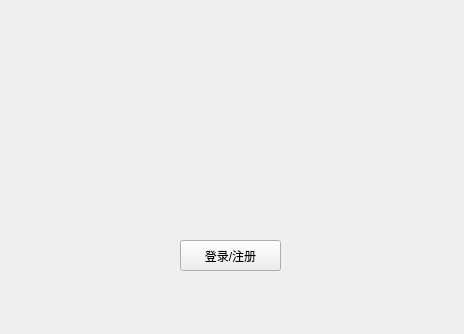
<?xml version="1.0" encoding="UTF-8"?>
<ui version="4.0">
 <class>SignInForm</class>
 <widget class="QWidget" name="SignInForm">
  <property name="geometry">
   <rect>
    <x>0</x>
    <y>0</y>
    <width>464</width>
    <height>334</height>
   </rect>
  </property>
  <property name="windowTitle">
   <string>Form</string>
  </property>
  <widget class="QPushButton" name="pushButton">
   <property name="geometry">
    <rect>
     <x>180</x>
     <y>240</y>
     <width>101</width>
     <height>31</height>
    </rect>
   </property>
   <property name="text">
    <string>登录/注册</string>
   </property>
  </widget>
 </widget>
 <resources/>
 <connections/>
</ui>
